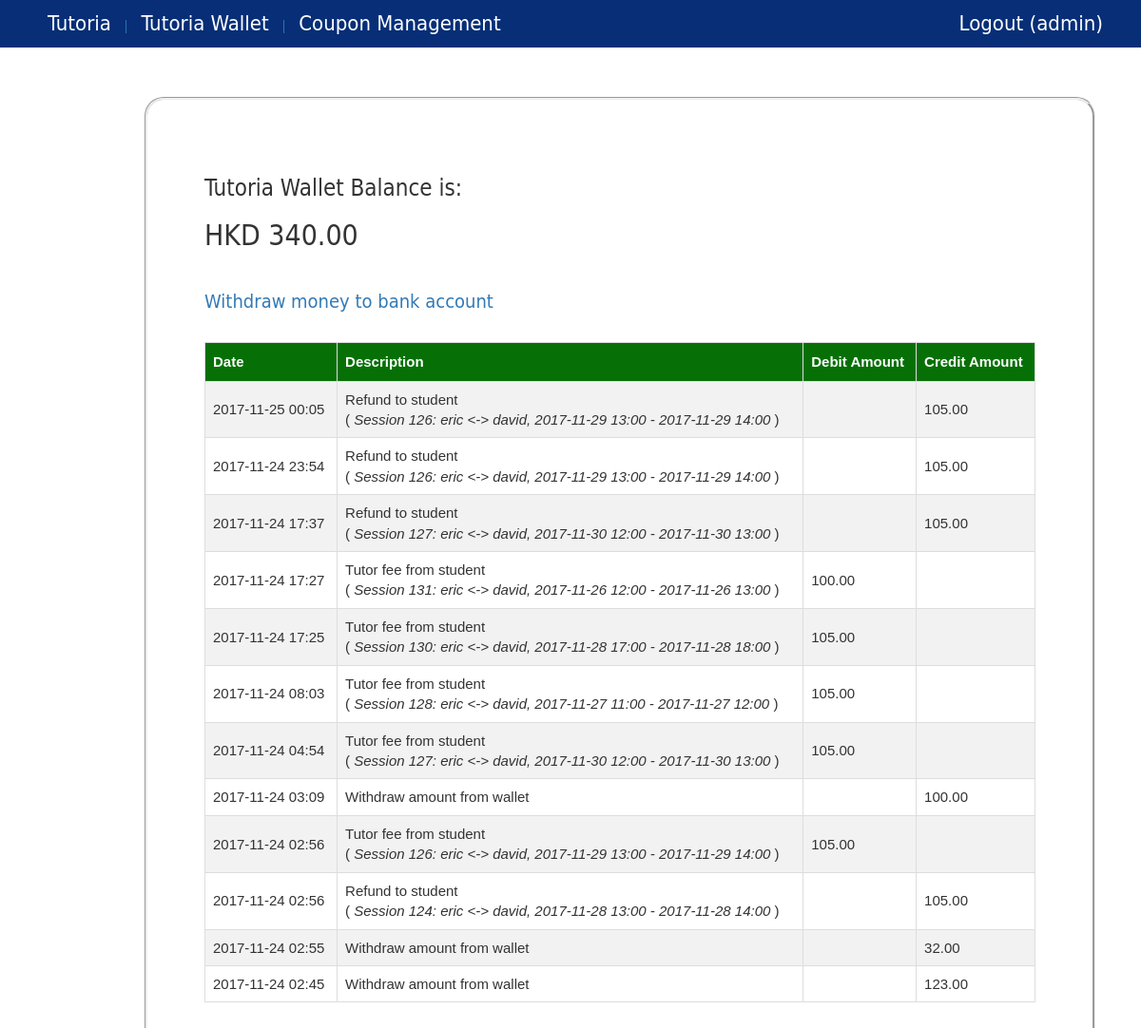
The app's page /adminwallet/ (signed in), older data.
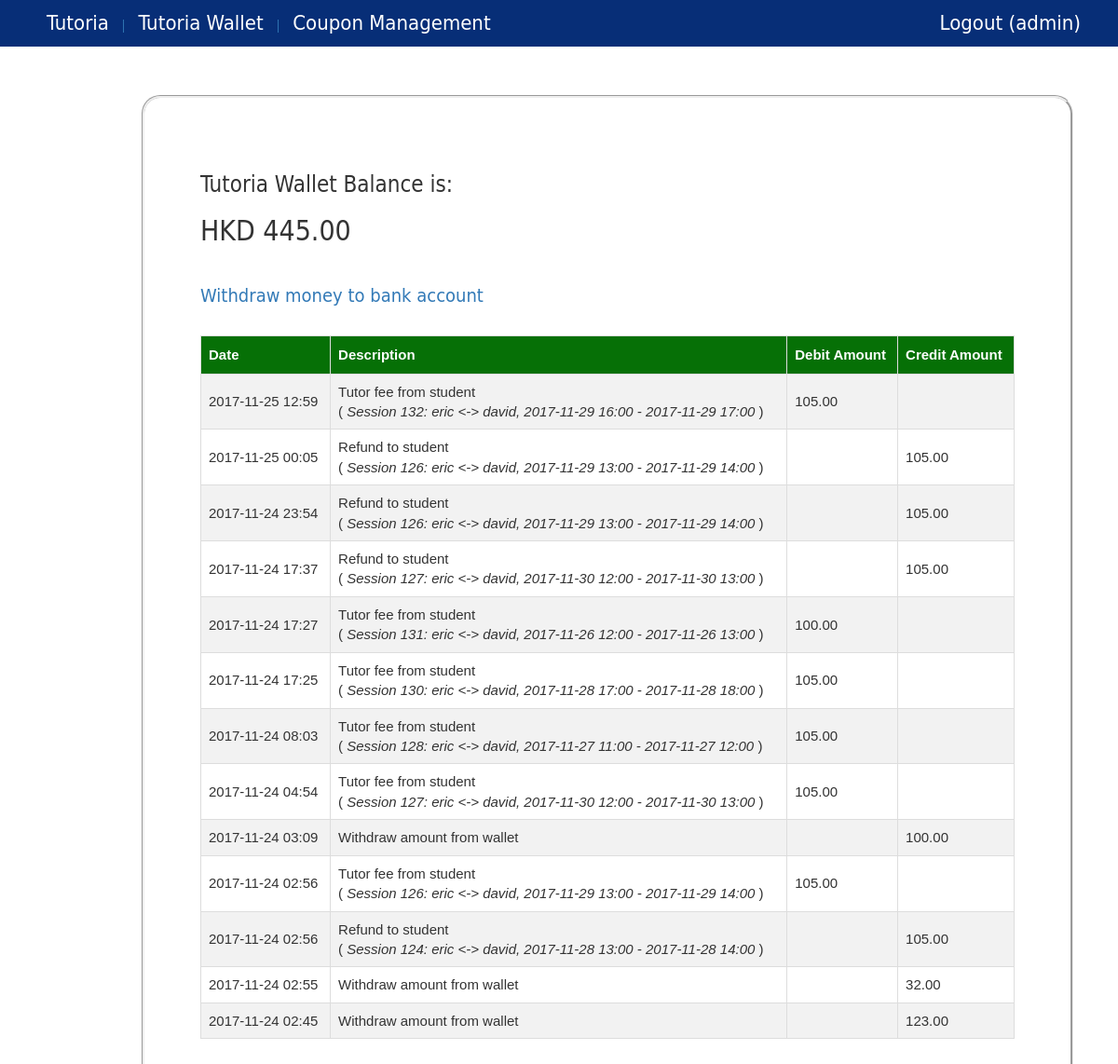
The same page, newer data.
### core/models.py (models this page shows, shortened)
class Wallet(models.Model):
    amount = models.DecimalField(max_digits=20, decimal_places=2, default=0.0, blank=True, null=True)

class Transaction(models.Model):
    profile = models.ForeignKey(Profile, on_delete=models.CASCADE,blank=True, null=True)
    date = models.DateTimeField()
    amount = models.DecimalField(max_digits=10, decimal_places=2)
    session = models.ForeignKey(Session, blank=True, null=True)
    isDebit = models.BooleanField()
    isTutoriaOwned = models.BooleanField(default=False)
    isTutorFeeRelated = models.BooleanField(default=False)
    isSystemWalletRelated = models.BooleanField(default=False)
    isBankRelated = models.BooleanField(default=False)
    description = models.CharField(max_length=50, blank=False,null=True)
    @property
    def getDate(self):
        local_timezone = timezone(settings.TIME_ZONE)
        return self.date.astimezone(local_timezone).strftime('%Y-%m-%d %H:%M')

class Session(models.Model):
    student = models.ForeignKey(Student, on_delete=models.CASCADE, blank=True, null=True)
    tutor = models.ForeignKey(Tutor, on_delete=models.CASCADE)
    booking_date = models.DateTimeField(blank=True, null=True)
    start_date = models.DateTimeField()
    end_date = models.DateTimeField()
    status = models.CharField(max_length=10,blank=True,null=True) # possible value: booked, cancelled, locked, ended
    isCouponUsed = models.BooleanField(default=False)
    isBlackedout = models.BooleanField(default=False)
    def __str__(self):
        local_timezone = timezone(settings.TIME_ZONE)
        s_d = self.start_date.astimezone(local_timezone).strftime('%Y-%m-%d %H:%M')
        n_d = self.end_date.astimezone(local_timezone).strftime('%Y-%m-%d %H:%M')
        try:
            return "Session "+str(self.id)+": "+self.student.profile.user.username+" <-> "+self.tutor.profile.user.username +\
                    ", " + s_d + " - " + n_d
        except AttributeError:
            return str(self.id)+": "+self.tutor.profile.user.username+'\'s '+"Blackedout ("+s_d+" - "+n_d+")"

class Student(models.Model):
    profile = models.OneToOneField(Profile, on_delete=models.CASCADE)
    university = models.OneToOneField(University, blank=True,null=True)

class Profile(models.Model):
    user = models.OneToOneField(User, on_delete=models.CASCADE)
    phone = models.CharField(max_length=20)
    user_type =  models.ForeignKey(UserType)
    image = models.ImageField(upload_to='profile_image',blank=True)
    wallet = models.OneToOneField(Wallet)

class Tutor(models.Model):
    profile = models.OneToOneField(Profile, on_delete=models.CASCADE)
    tutor_type =  models.ForeignKey(TutorType, blank=True, null=True )
    hourly_rate = models.DecimalField(max_digits=10, decimal_places=2, default=Decimal(0.0))
    tag = models.ManyToManyField(Tag, blank=True)
    university = models.ForeignKey(University, blank=True,null=True)
    course = models.ManyToManyField(Course, blank=True)
    bio = models.CharField(max_length=500, blank=True,null=True)
    isHideProfile = models.BooleanField(default=False)

### core/views.py (the view)
# urls.py: url(r'^adminwallet/$', views.adminWallet, name='admin_wallet'),
@login_required
def adminWallet(request):
    user = request.user
    if user.username!="admin":
        request.session['title'] = "Restricted Access: admin only"
        request.session['message'] = "Restricted Access: admin only"
        return HttpResponseRedirect(reverse('message'))
    s = System.objects.all()[0]
    wallet = s.wallet
    current = getCurrentDatetime()
    monthBefore = current - timedelta(days=30)
    transactionHistory = Transaction.objects.filter(isTutoriaOwned=True).filter(date__gte = monthBefore).order_by("-date")
    context={'amount':wallet.amount, 'transactionHistory':transactionHistory}
    return render(request, 'admin_wallet.html', context)

### core/utility.py (called while the page is built)
def getCurrentDatetime():
    local_timezone = timezone(settings.TIME_ZONE)
    return datetime.now().astimezone(local_timezone)

### core/templates/admin_wallet.html (shortened to what this page needs)
{% extends 'base.html' %}
{% block content %}
    <h3>Tutoria Wallet Balance is:</h3>
    <h2>HKD {{amount}}</h2>
    <br/>
    <a href="{% url 'admin_draw_from_wallet' %}" >
        Withdraw money to bank account
    </a>
    <br/><br/>
    <table id="transaction_record">
        <tr>
            <th>Date</th>
            <th>Description</th>
            <th>Debit Amount</th>
            <th>Credit Amount</th>
        </tr>
        {% for each in transactionHistory %}
            {% if each.isTutorFeeRelated %}
                <tr>
                    <td>{{each.getDate}}</td>
                    <td>
                        {{each.description}} <br/> ( <i>{{each.session}}</i> )
                    </td>
                    <td>{% if each.isDebit %} {{each.amount}} {% endif %}</td>
                    <td>{% if not each.isDebit %} {{each.amount}} {% endif %}</td>
                </tr>
            {% else %}
                <tr>
                    <td>{{each.getDate}}</td>
                    <td>{{each.description}}</td>
                    <td>{% if each.isDebit %} {{each.amount}} {% endif %}</td>
                    <td>{% if not each.isDebit %} {{each.amount}} {% endif %}</td>
                </tr>
            {% endif %}
        {% endfor %}
    </table>
{% endblock %}

Row changes from the older to the newer data that the page shows:
changed Wallet: amount "340.00" → "445.00"
added Transaction: getDate "2017-11-25 12:59", description "Tutor fee from student", session "Session 132: eric <-> david, 2017-11-29 16:00 - 2017-11-29 17:00", amount "105.00"
